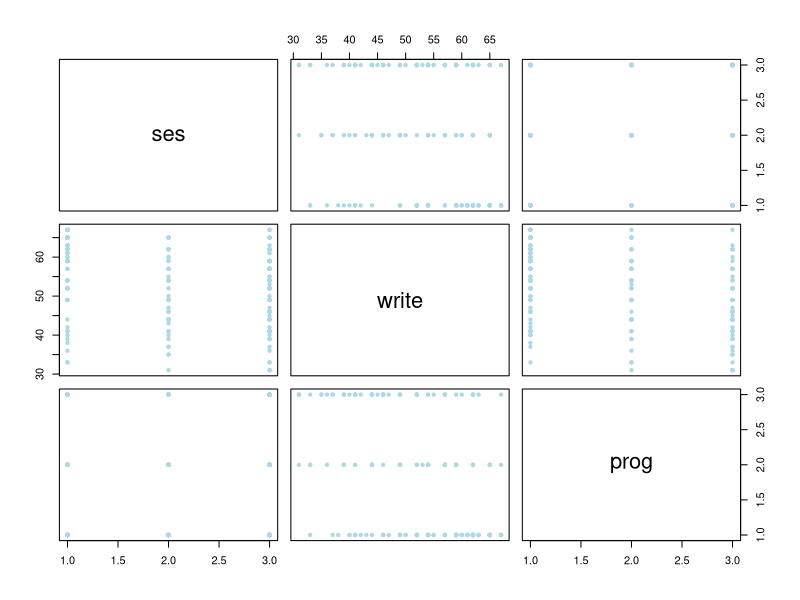
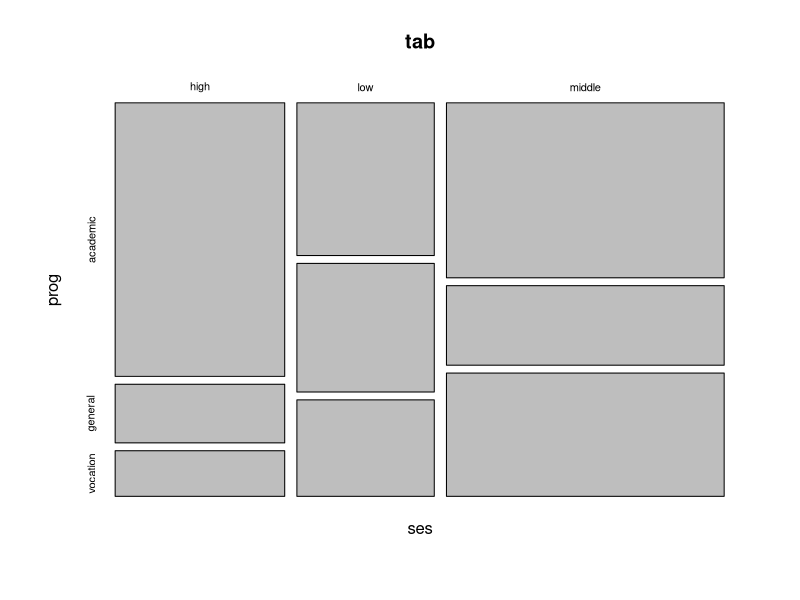
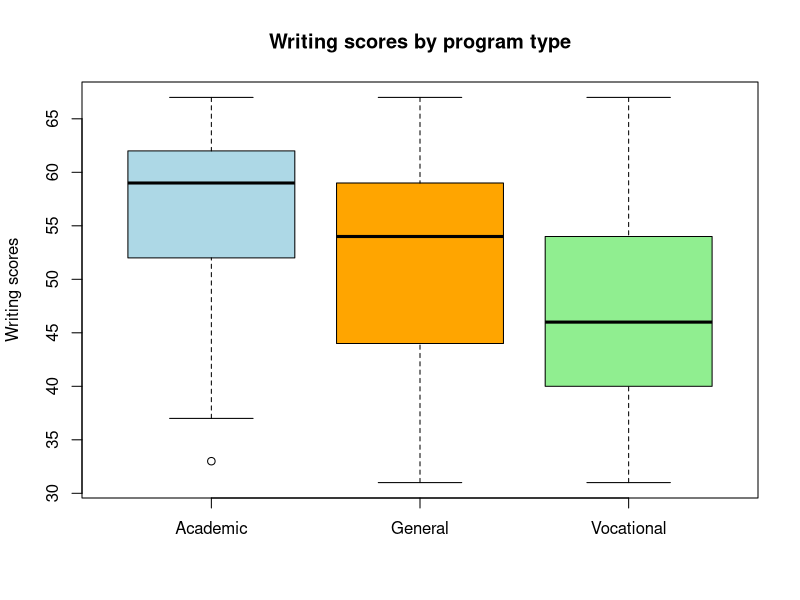
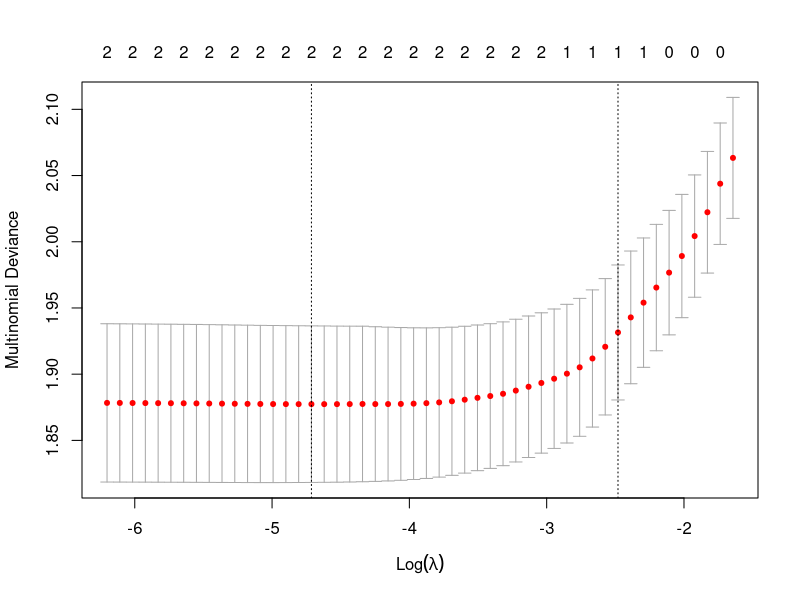

Reproduce these figures in R, in order.
## ---- chunk 1
data<-read.csv("hsbdemo.csv")
data
## ---- chunk 2
df=data.frame(data$ses, data$write, data$prog)
colnames(df)<-c("ses", "write", "prog")
attach(df)
## ---- chunk 3
plot(df,
     pch=20, col="lightblue")
## ---- chunk 4
tab=table(ses, prog)
tab
mosaicplot(tab)
## ---- chunk 5
chi2<-chisq.test(tab)
chi2
## ---- chunk 6
write.ac=write[which(prog=="academic")]
write.gen=write[which(prog=="general")]
write.voc=write[which(prog=="vocation")]

boxplot(write.ac,write.gen, write.voc,
  main = "Writing scores by program type",
  ylab = "Writing scores",
  names = c("Academic", "General", "Vocational"),
  col=c("lightblue", "orange", "lightgreen")
)
## ---- chunk 7
#install.packages("nnet")
library(nnet)
## ---- chunk 8
df$prog<-as.factor(df$prog)
df$prog.base <- relevel(df$prog, ref = "academic")
## ---- chunk 9
mn.fit<-multinom(prog.base ~ ses + write, data=df)
## ---- chunk 10
summary(mn.fit)
## ---- chunk 11
fitted.ps <- fitted(mn.fit)
fitted.ps
## ---- chunk 12
z.scores<- summary(mn.fit)$coefficients/summary(mn.fit)$standard.errors
p.val=1-pnorm(abs(z.scores))
p.val
## ---- chunk 13
pred.mn.tr=predict(mn.fit, newdata = df, "class")
#pred.mn.tr
ind.tr=(pred.mn.tr==prog)
mean(ind.tr)
## ---- chunk 14
new.data <- data.frame(ses = c("low", "middle", "high"), write = c(quantile(df$write, 0.25), median(df$write), quantile(df$write, 0.75)))
## ---- chunk 15
pred.mn=predict(mn.fit, newdata = new.data, "class")
pred.mn
## ---- chunk 16
#install.packages("glmnet")
library(glmnet)
## ---- chunk 17
library(caret)
## ---- chunk 18
temp.x=data.frame(data$ses, data$write)
## ---- chunk 19
dummy.x <- dummyVars(" ~ .", data = temp.x)
x <- as.matrix(predict(dummy.x, newdata = temp.x))
#print(x)
## ---- chunk 20
y <- df$prog
#y
glm.fit <- glmnet(x, y, family = "multinomial")
#summary(glm.fit)
#glm.fit
predict(glm.fit, newx=x, s=0, type="response")
## ---- chunk 21
cv.fit <- cv.glmnet(x, y, family = "multinomial")
plot(cv.fit)
## ---- chunk 22
predict(cv.fit, newx = x, s = "lambda.min", type = "class")
## ---- chunk 23
preds=predict(cv.fit, newx = x, s = "lambda.min", type = "class")
#preds
ind=(preds==y)
mean(ind)
